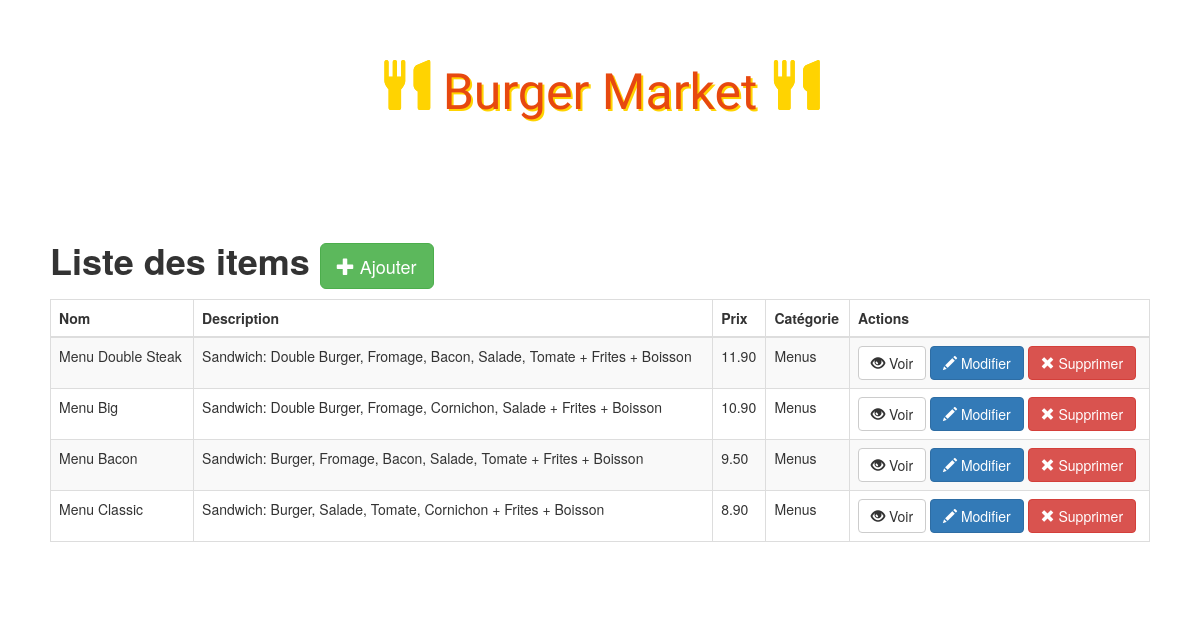
The app's page /admin/index.php with its own data.
### tables this page shows
CREATE TABLE IF NOT EXISTS `items` (
  `id` int(11) NOT NULL AUTO_INCREMENT,
  `name` varchar(100) NOT NULL,
  `description` varchar(255) NOT NULL,
  `price` float NOT NULL,
  `image` varchar(255) NOT NULL,
  `category` int(11) NOT NULL,
  PRIMARY KEY (`id`),
  KEY `category` (`category`)
);

CREATE TABLE IF NOT EXISTS `categories` (
  `id` int(11) NOT NULL AUTO_INCREMENT,
  `name` varchar(100) NOT NULL,
  PRIMARY KEY (`id`)
);

### admin/index.php (the view, shortened to what this page needs)
<!DOCTYPE html>
<html>
    <head>
        <link rel="stylesheet" href="https://maxcdn.bootstrapcdn.com/bootstrap/3.3.6/css/bootstrap.min.css">
        <link rel="stylesheet" href="../css/styles.css">
    </head>
    <body>
        <h1 class="text-logo"><span class="glyphicon glyphicon-cutlery"></span> Burger Market <span class="glyphicon glyphicon-cutlery"></span></h1>
        <div class="container admin">
            <div class="row">
                <h1><strong>Liste des items   </strong><a href="insert.php" class="btn btn-success btn-lg"><span class="glyphicon glyphicon-plus"></span> Ajouter</a></h1>
                <table class="table table-striped table-bordered">
                  <thead>
                    <tr>
                      <th>Nom</th>
                      <th>Description</th>
                      <th>Prix</th>
                      <th>Catégorie</th>
                      <th>Actions</th>
                    </tr>
                  </thead>
                  <tbody>
                      <?php
                        $db = Database::connect();
                        $statement = $db->query('SELECT items.id, items.name, items.description, items.price, categories.name AS category FROM items LEFT JOIN categories ON items.category = categories.id ORDER BY items.id DESC');
                        while($item = $statement->fetch())
                        {
                            echo '<tr>';
                            echo '<td>'. $item['name'] . '</td>';
                            echo '<td>'. $item['description'] . '</td>';
                            echo '<td>'. number_format($item['price'], 2, '.', '') . '</td>';
                            echo '<td>'. $item['category'] . '</td>';
                            echo '<td width=300>';
                            echo '<a class="btn btn-default" href="view.php?id='.$item['id'].'"><span class="glyphicon glyphicon-eye-open"></span> Voir</a>';
                            echo '<a class="btn btn-primary" href="update.php?id='.$item['id'].'"><span class="glyphicon glyphicon-pencil"></span> Modifier</a>';
                            echo '<a class="btn btn-danger" href="delete.php?id='.$item['id'].'"><span class="glyphicon glyphicon-remove"></span> Supprimer</a>';
                            echo '</td>';
                            echo '</tr>';
                        }
                      ?>
                  </tbody>
                </table>
            </div>
        </div>
    </body>
</html>

### css/styles.css (style rules this page uses)
body { background: url(../img/bg.jpg); }
.text-logo { font-family: 'Holtwood One SC', sans-serif; color: #e7480f; text-shadow: 2px 2px #ffd301; font-size: 50px; padding: 40px 0px; text-align: center; }
.text-logo .glyphicon { color: #ffd301; text-shadow: 0px 0px #ffd301; }
.admin { background: #fff; padding: 50px; border-radius: 10px; }

### records on screen
items: name "Menu Double Steak", description "Sandwich: Double Burger, Fromage, Bacon, Salade, Tomate + Frites + Boisson", price "11.90", category.name "Menus"
items: name "Menu Big", description "Sandwich: Double Burger, Fromage, Cornichon, Salade + Frites + Boisson", price "10.90", category.name "Menus"
items: name "Menu Bacon", description "Sandwich: Burger, Fromage, Bacon, Salade, Tomate + Frites + Boisson", price "9.50", category.name "Menus"
items: name "Menu Classic", description "Sandwich: Burger, Salade, Tomate, Cornichon + Frites + Boisson", price "8.90", category.name "Menus"
